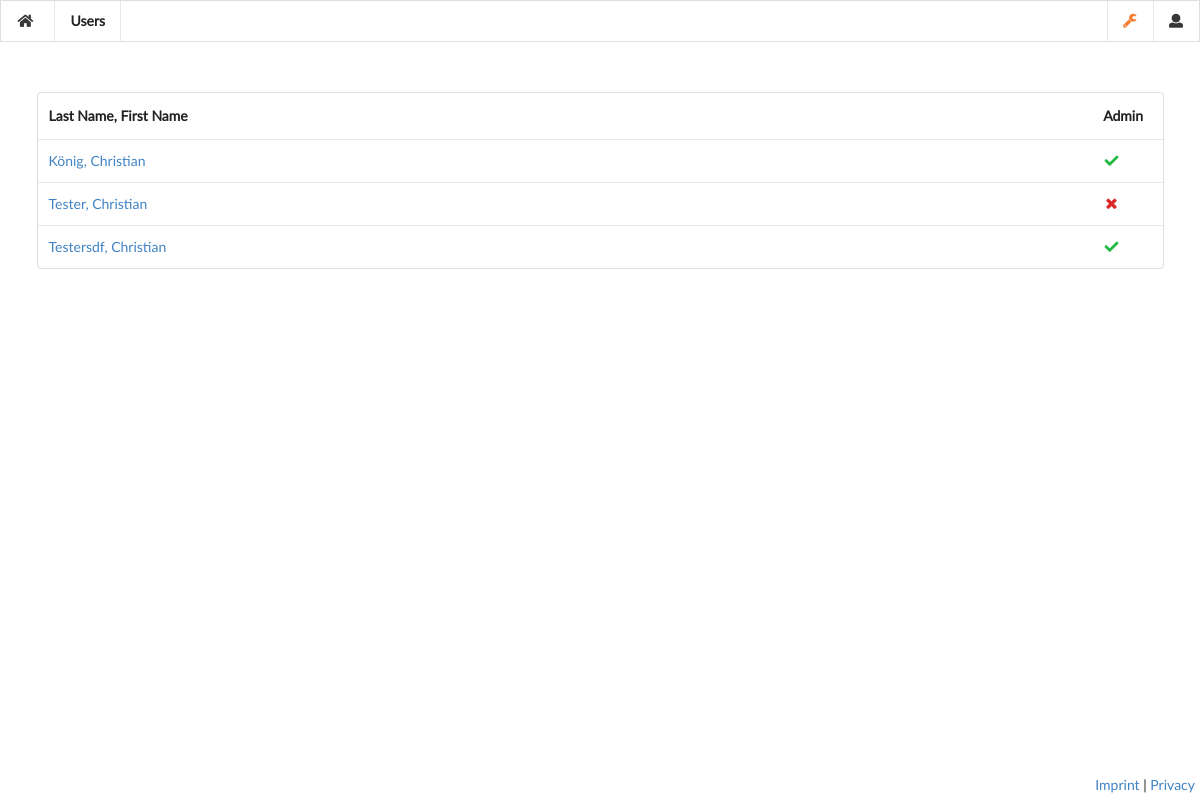
The page /user/list/ (signed in) on the database its author committed.
### dokku_manager/om/models.py (models this page shows, shortened)
class User(AbstractUser):
    ws_channel = models.CharField(max_length=255, blank=True)
    public_key_set = models.BooleanField(default=False)
    public_key_file = models.FileField(upload_to=path_and_filename)

### dokku_manager/om/views.py (the view)
# urls.py: path('user/list/', views.list_users, name="list_users"),
@login_required
def list_users(request):
    if not request.user.is_superuser:
        return HttpResponseRedirect(reverse('index'))
    else:
        user_list = User.objects.all().order_by('last_name')
        return render(request, 'om/list_users.html', { 'user_list': user_list })

### dokku_manager/om/templates/om/list_users.html (shortened to what this page needs)
{% extends 'om/base_ws.html' %}
{% block menu %}
    <div class="item header">
        Users
    </div>
{% endblock %}
{% block content %}
    <table class="ui basic table">
        <thead>
            <tr>
                <th>Last Name, First Name</th>
                <th class="one wide">Admin</th>
            </tr>
        </thead>
    {% for user in user_list %}
        <tr>
            <td><a href="{% url 'edit_user' user_id=user.id %}">{{ user.last_name }}, {{ user.first_name }}</a>
            </td>
            <td class="top aligned">{% if user.is_superuser %}<i class="green check icon">{% else %}<i class="red times icon">{% endif %}</i></td>
        </tr>
    {% endfor %}
    </table>
{% endblock %}

### rows shown on the page
User: last_name "König", first_name "Christian", is_superuser True (drawn)
User: last_name "Tester", first_name "Christian", is_superuser False (drawn)
User: last_name "Testersdf", first_name "Christian", is_superuser True (drawn)
